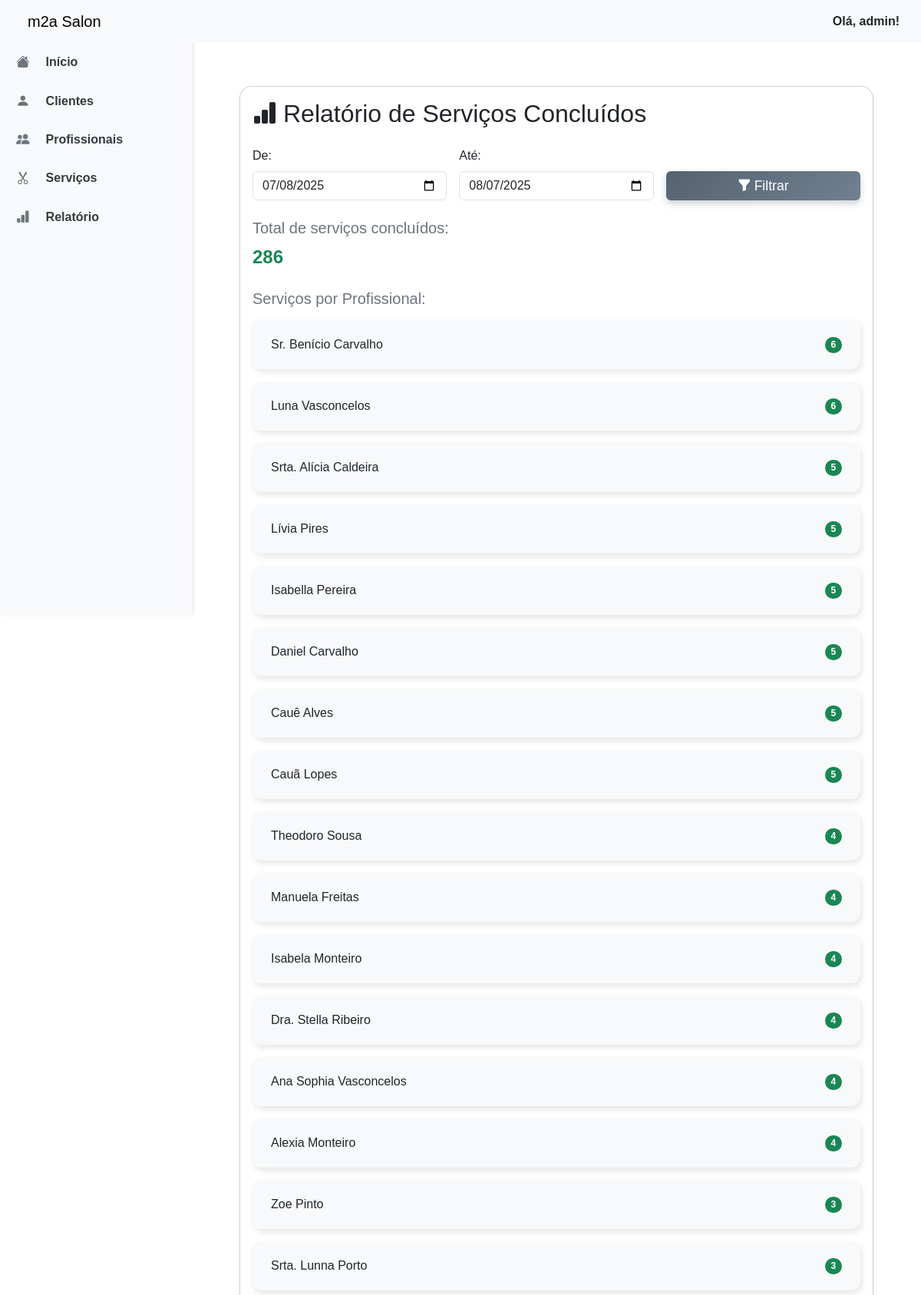
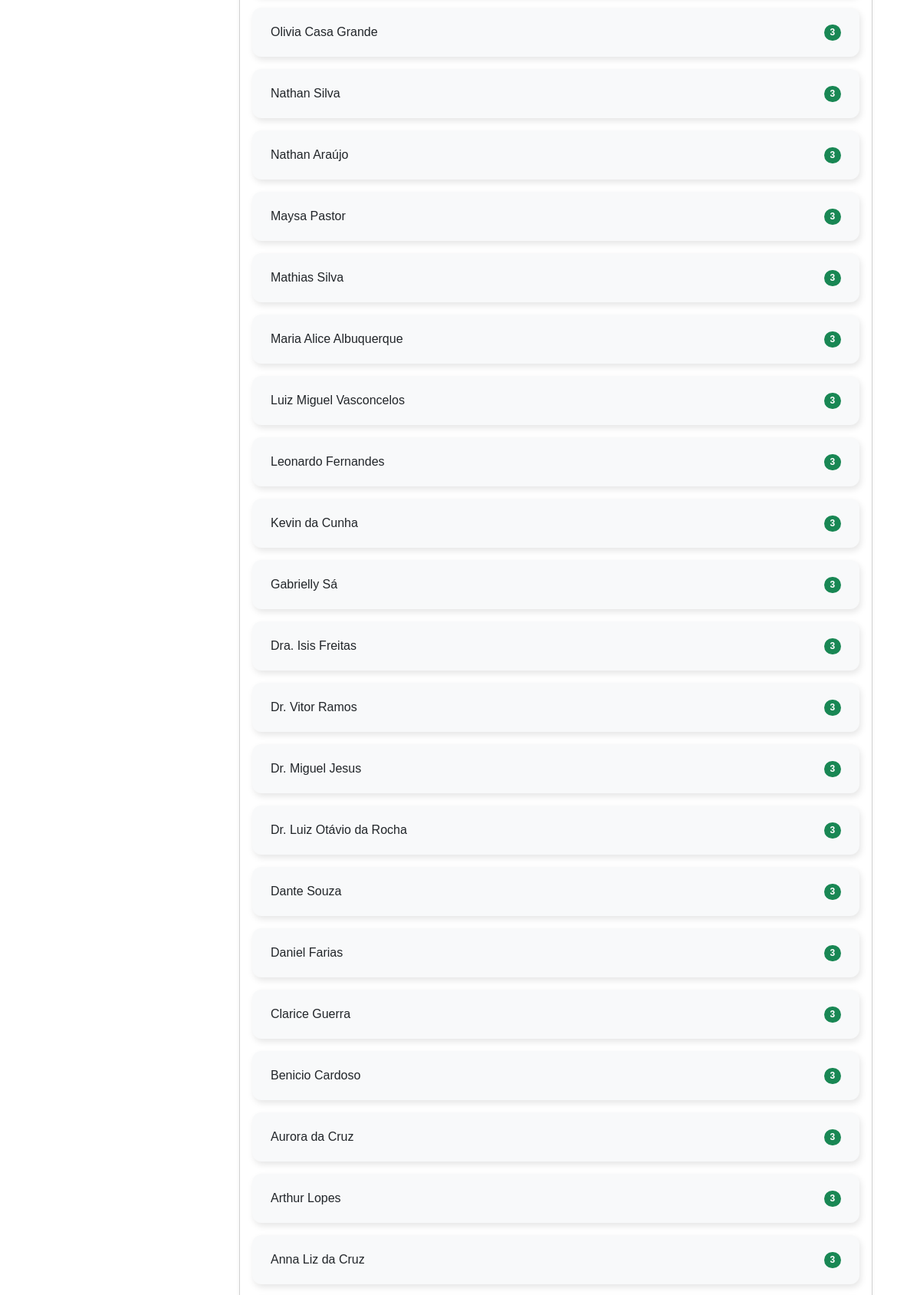
Screenshot of /report/completed/ (signed in, upper part) with the database file from the repository (2 pictures, top to bottom).
### m2a_salon_app/models.py (models this page shows, shortened)
class Professional(models.Model):
    name = models.CharField(max_length=100)
    specialties = models.ManyToManyField(Service, related_name='professionals')
    is_active = models.BooleanField(default=True)
    class Meta:
        verbose_name = _('Profissional')
        verbose_name_plural = _('Profissionais')

### m2a_salon_app/views.py (the view)
# urls.py: path('report/completed/', ReportCompletedAppointmentsView.as_view(), name='report-completed'),
@login_required_mixin
class ReportCompletedAppointmentsView(TemplateView):
    template_name = 'reports/completed_appointments.html'
    def get_context_data(self, **kwargs):
        context = super().get_context_data(**kwargs)
        start_date = self.request.GET.get('start_date')
        end_date = self.request.GET.get('end_date')
        try:
            start = parse_date(start_date) if start_date else now().date() - timedelta(days=30)
            end = parse_date(end_date) if end_date else now().date()
        except ValueError:
            start = now().date() - timedelta(days=30)
            end = now().date()
        completed_appointments = Appointment.objects.filter(
            status=Appointment.STATUS_COMPLETED,
            scheduled_at__date__range=(start, end)
        ).select_related('professional', 'service')
        summary_by_professional = completed_appointments.values(
            'professional__name'
        ).annotate(total=Count('id')).order_by('-total')
        total_completed = completed_appointments.count()
        context.update({
            'start_date': start.isoformat(),
            'end_date': end.isoformat(),
            'total_completed': total_completed,
            'summary_by_professional': summary_by_professional,
        })
        return context

### m2a_salon_app/templates/reports/completed_appointments.html (shortened to what this page needs)
{% extends 'base.html' %}
{% block content %}
<div class="container py-5">
    <div class="card shadow-sm rounded-4">
        <div class="card-body">
            <h2 class="mb-4">
                <i class="bi bi-bar-chart-fill me-2"></i>Relatório de Serviços Concluídos
            </h2>
            <form method="get" class="row g-3 align-items-end mb-4">
                <div class="col-md-4">
                    <label for="start_date" class="form-label">De:</label>
                    <input type="date" id="start_date" name="start_date" value="{{ start_date }}" class="form-control">
                </div>
                <div class="col-md-4">
                    <label for="end_date" class="form-label">Até:</label>
                    <input type="date" id="end_date" name="end_date" value="{{ end_date }}" class="form-control">
                </div>
                <div class="col-md-4">
                    <button type="submit" class="btn btn-primary w-100">
                        <i class="bi bi-funnel-fill me-1"></i>Filtrar
                    </button>
                </div>
            </form>
            <div class="mb-4">
                <h5 class="text-secondary">Total de serviços concluídos:</h5>
                <p class="fs-4 fw-bold text-success">{{ total_completed }}</p>
            </div>
            <div>
                <h5 class="text-secondary mb-3">Serviços por Profissional:</h5>
                {% if summary_by_professional %}
                <ul class="list-group">
                    {% for item in summary_by_professional %}
                    <li class="list-group-item d-flex justify-content-between align-items-center">
                        {{ item.professional__name }}
                        <span class="badge bg-success rounded-pill">{{ item.total }}</span>
                    </li>
                    {% endfor %}
                </ul>
                {% else %}
                <div class="alert alert-info" role="alert">
                    Nenhum serviço concluído no período selecionado.
                </div>
                {% endif %}
            </div>
        </div>
    </div>
</div>
{% endblock %}

### templates/base.html (shortened to what this page needs)
{% load static %}
<!DOCTYPE html>
<html lang="pt-br">
<head>
    <link href="https://cdn.jsdelivr.net/npm/bootstrap@5.3.7/dist/css/bootstrap.min.css" rel="stylesheet"
/>
    <link rel="stylesheet" href="https://cdn.jsdelivr.net/npm/bootstrap-icons@1.11.3/font/bootstrap-icons.css">
    <link rel="stylesheet" href="{% static 'css/sidebar.css' %}">
    <link rel="stylesheet" href="{% static 'css/global.css' %}">
</head>
<body>
<div id="sidebar">
    <ul class="nav flex-column px-3 mt-5">
        <li class="nav-item mb-2">
            <a class="nav-link" href="{% url 'home' %}">
                <i class="bi bi-house-fill"></i>
                <span class="link-text fw-semibold">Início</span>
            </a>
        </li>
        <li class="nav-item mb-2">
            <a class="nav-link" href="{% url 'client-list' %}">
                <i class="bi bi-person-fill"></i>
                <span class="link-text fw-semibold">Clientes</span>
            </a>
        </li>
        <li class="nav-item mb-2">
            <a class="nav-link" href="{% url 'professional-list' %}">
                <i class="bi bi-people-fill"></i>
                <span class="link-text fw-semibold">Profissionais</span>
            </a>
        </li>
        <li class="nav-item mb-2">
            <a class="nav-link" href="{% url 'service-list' %}">
                <i class="bi bi-scissors"></i>
                <span class="link-text fw-semibold">Serviços</span>
            </a>
        </li>
        <li class="nav-item mb-2">
            <a class="nav-link" href="{% url 'report-completed' %}">
                <i class="bi bi-bar-chart-fill"></i>
                <span class="link-text fw-semibold">Relatório</span>
            </a>
        </li>
    </ul>
</div>
<nav class="navbar navbar-expand-lg navbar-light bg-light fixed-top">
    <div class="container-fluid">
        <a class="navbar-brand ms-4" href="/">m2a Salon</a>
        <div class="d-flex ms-auto align-items-center">
            <span class="nav-user-name">
              Olá, {{ request.user.get_full_name|default:request.user.username }}!
            </span>
        </div>
    </div>
</nav>
<div id="content-wrapper" class="d-flex justify-content-center">
    <div id="content" class="w-100">
        {% block content %}{% endblock %}
    </div>
</div>
</body>
</html>

### static/css/sidebar.css (style rules this page uses)
body { overflow-x: hidden; margin: 0; font-family: Arial, sans-serif; }
#sidebar { position: fixed; top: 0; left: 0; height: 100vh; width: 250px; background-color: #f8f9fa; padding-top: 60px; transition: width 0.3s ease; overflow: hidden; z-index: 1; box-shadow: 2px 0 5px rgba(0, 0, 0, 0.1); }
#sidebar .nav { margin: 0 !important; padding: 0 !important; }
#sidebar .nav-link { font-size: 1rem; color: #343a40; display: flex; align-items: center; padding: 0.5rem 0; transition: background-color 0.2s, color 0.2s; }
#sidebar .nav-link i.bi { font-size: 1.1rem; color: #6c757d; transition: color 0.2s; margin-left: 21px; margin-right: 21px; }
#sidebar ~ #content-wrapper { transition: 0.3s ease; }
#content { margin-left: 250px; transition: margin-left 0.3s ease; padding: 20px 50px; }
.navbar { z-index: 1; }

### static/css/global.css (style rules this page uses)
#content-wrapper #content { max-width: 1000px; padding-top: 4rem; transition: 0.3s ease; }
.nav-user-name { font-weight: 600; font-size: 1rem; margin-right: 1rem; user-select: none; }
.list-group-item { border: none; border-radius: 0.75rem; box-shadow: 2px 4px 8px rgba(0, 0, 0, 0.1); margin-bottom: 1rem; padding: 1.25rem 1.5rem; transition: transform 0.2s ease; background-color: #F8F9FA; }
.btn-primary { background: linear-gradient(135deg, #556270 0%, #708090 100%); border: none; box-shadow: 0 4px 10px rgba(80, 100, 120, 0.3); transition: all 0.3s ease; font-size: 1.1rem; color: white; }

### rows the page displays
Professional: professional__name "Sr. Benício Carvalho", total "6"
Professional: professional__name "Luna Vasconcelos", total "6"
Professional: professional__name "Srta. Alícia Caldeira", total "5"
Professional: professional__name "Lívia Pires", total "5"
Professional: professional__name "Isabella Pereira", total "5"
Professional: professional__name "Daniel Carvalho", total "5"
Professional: professional__name "Cauê Alves", total "5"
Professional: professional__name "Cauã Lopes", total "5"
Professional: professional__name "Theodoro Sousa", total "4"
Professional: professional__name "Manuela Freitas", total "4"
Professional: professional__name "Isabela Monteiro", total "4"
Professional: professional__name "Dra. Stella Ribeiro", total "4"
Professional: professional__name "Ana Sophia Vasconcelos", total "4"
Professional: professional__name "Alexia Monteiro", total "4"
Professional: professional__name "Zoe Pinto", total "3"
Professional: professional__name "Srta. Lunna Porto", total "3"
Professional: professional__name "Olivia Casa Grande", total "3"
Professional: professional__name "Nathan Silva", total "3"
Professional: professional__name "Nathan Araújo", total "3"
Professional: professional__name "Maysa Pastor", total "3"
Professional: professional__name "Mathias Silva", total "3"
Professional: professional__name "Maria Alice Albuquerque", total "3"
Professional: professional__name "Luiz Miguel Vasconcelos", total "3"
Professional: professional__name "Leonardo Fernandes", total "3"
Professional: professional__name "Kevin da Cunha", total "3"
Professional: professional__name "Gabrielly Sá", total "3"
Professional: professional__name "Dra. Isis Freitas", total "3"
Professional: professional__name "Dr. Vitor Ramos", total "3"
Professional: professional__name "Dr. Miguel Jesus", total "3"
Professional: professional__name "Dr. Luiz Otávio da Rocha", total "3"
Professional: professional__name "Dante Souza", total "3"
Professional: professional__name "Daniel Farias", total "3"
Professional: professional__name "Clarice Guerra", total "3"
Professional: professional__name "Benicio Cardoso", total "3"
Professional: professional__name "Aurora da Cruz", total "3"
Professional: professional__name "Arthur Lopes", total "3"
Professional: professional__name "Anna Liz da Cruz", total "3"

### other values shown
{{ request.user.get_full_name|default:request.user.username }} "admin"
{{ total_completed }} "286"
